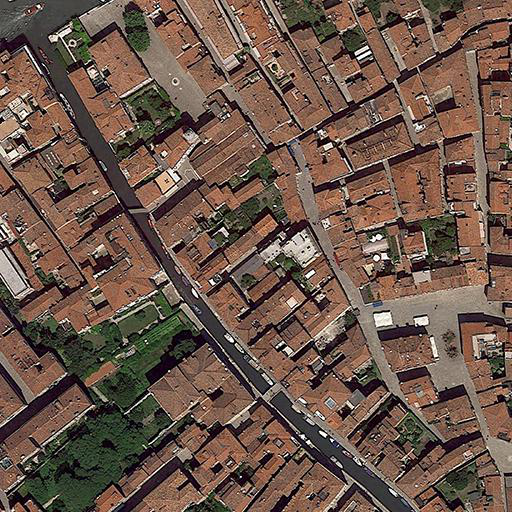
#> input picture image segmentation/img5.png, 512 x 512 px, found by its file name
$ python Clustering_based_Image_Segmentation.py
#> lines starting #> are read from the running program, lines starting #| are printed output that depends on the picture
import cv2
import numpy as np

# Read the original image
original_image = cv2.imread('../img5.png')
#> original_image is the input picture: shape (512, 512, 3); mean B, G, R 74.6, 86.5, 108.3

# Read the image for clustering segmentation
image = cv2.imread('../img5.png')

# Reshape the image to a 2D array of pixels
pixels = image.reshape((-1, 3))

# Convert to float32
pixels = np.float32(pixels)

# Define criteria and apply kmeans()
criteria = (cv2.TERM_CRITERIA_EPS + cv2.TERM_CRITERIA_MAX_ITER, 100, 0.2)
k = 3  # Number of clusters
_, labels, centers = cv2.kmeans(pixels, k, None, criteria, 10, cv2.KMEANS_RANDOM_CENTERS)
#> centers = [[157.3, 169.8, 189.4], [29.26, 34.66, 44.63], [85.17, 101.3, 131.7]]

# Convert back to 8-bit values
centers = np.uint8(centers)
#> centers = [[157, 169, 189], [29, 34, 44], [85, 101, 131]]
segmented_image = centers[labels.flatten()]

# Reshape back to the original image dimensions
segmented_image = segmented_image.reshape(image.shape)
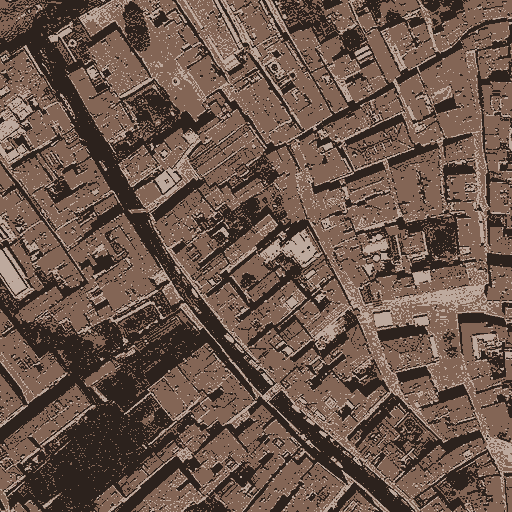
#> segmented_image: shape (512, 512, 3); mean B, G, R 74.4, 86, 107.7

# Convert segmented image to 3 channels for display
segmented_image_colored = cv2.cvtColor(segmented_image, cv2.COLOR_BGR2RGB)

# Create a black strip to add a gap
gap = np.zeros((original_image.shape[0], 40, 3), dtype=np.uint8)

# Display the original and segmented images with a gap in between
combined_image = cv2.hconcat([original_image, gap, segmented_image_colored])
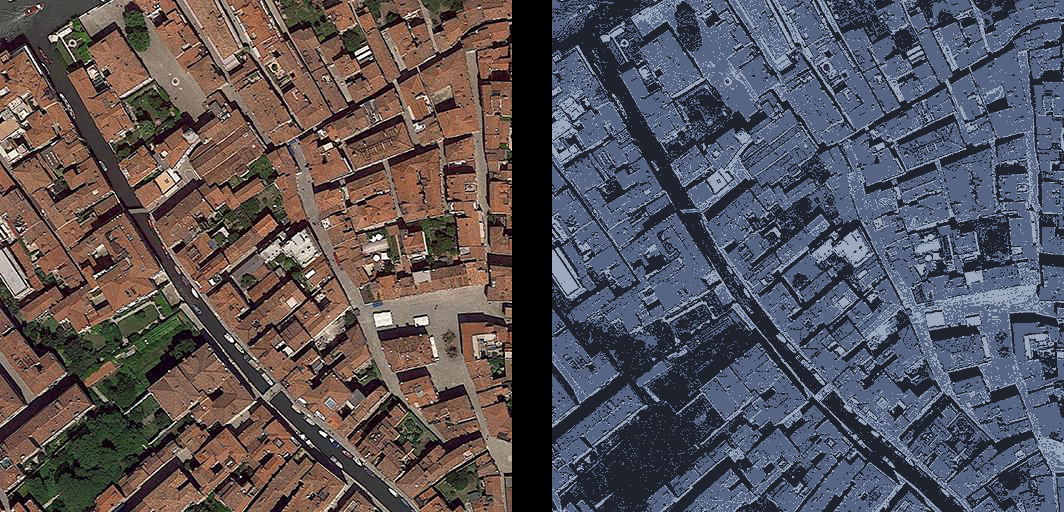
#> combined_image: shape (512, 1064, 3); mean B, G, R 87.7, 83, 87.9
cv2.imshow('Original vs Clustering Segmented', combined_image)
cv2.waitKey(0)
cv2.destroyAllWindows()

$ run again, with image segmentation/img1.png copied over image segmentation/img5.png
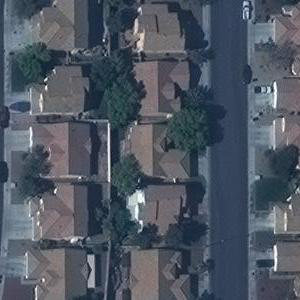
#> input picture image segmentation/img1.png, 300 x 300 px, found by its file name
#> original_image is the input picture: shape (300, 300, 3); mean B, G, R 98.9, 86.8, 78.4
#> `_, labels, centers = cv2.kmeans(pixels, k, None, criteria, 10, cv2.KME..`: centers = [[185.4, 177.7, 171], [119.6, 110.9, 108.1], [79.08, 64.35, 51.84]]
#> `centers = np.uint8(centers)`: centers = [[185, 177, 171], [119, 110, 108], [79, 64, 51]]
#> `segmented_image = segmented_image.reshape(image.shape)`:
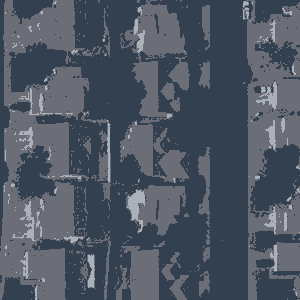
#> segmented_image: shape (300, 300, 3); mean B, G, R 98.6, 86.2, 77.9
#> `combined_image = cv2.hconcat([original_image, gap, segmented_image_col..`:
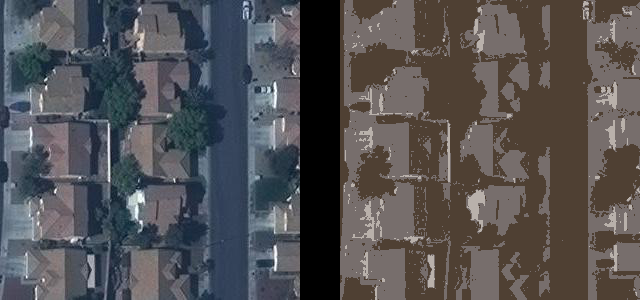
#> combined_image: shape (300, 640, 3); mean B, G, R 82.9, 81.1, 83

$ run again, with image segmentation/img2.png copied over image segmentation/img5.png
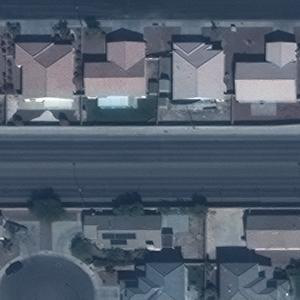
#> input picture image segmentation/img2.png, 300 x 300 px, found by its file name
#> original_image is the input picture: shape (300, 300, 3); mean B, G, R 109.7, 94.6, 82.9
#> `_, labels, centers = cv2.kmeans(pixels, k, None, criteria, 10, cv2.KME..`: centers = [[86.01, 68.81, 53.89], [166.2, 156.5, 153.1], [119.5, 105, 94.31]]
#> `centers = np.uint8(centers)`: centers = [[86, 68, 53], [166, 156, 153], [119, 105, 94]]
#> `segmented_image = segmented_image.reshape(image.shape)`:
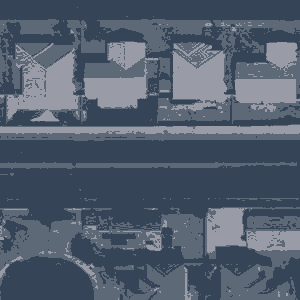
#> segmented_image: shape (300, 300, 3); mean B, G, R 109.5, 94, 82.3
#> `combined_image = cv2.hconcat([original_image, gap, segmented_image_col..`:
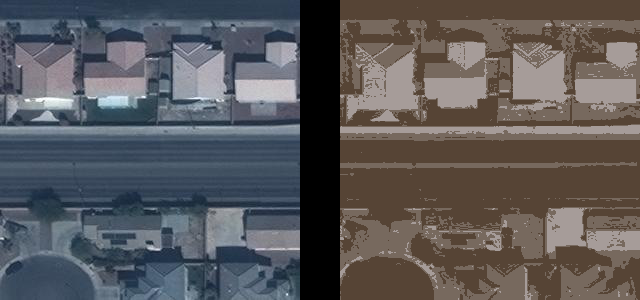
#> combined_image: shape (300, 640, 3); mean B, G, R 90, 88.4, 90.2

$ run again, with image segmentation/img3.png copied over image segmentation/img5.png
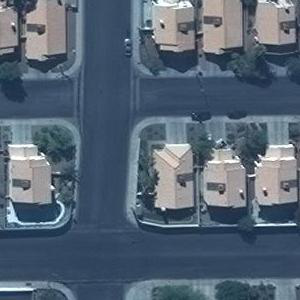
#> input picture image segmentation/img3.png, 300 x 300 px, found by its file name
#> original_image is the input picture: shape (300, 300, 3); mean B, G, R 117.1, 101.1, 86.1
#> `_, labels, centers = cv2.kmeans(pixels, k, None, criteria, 10, cv2.KME..`: centers = [[95.46, 74.91, 56.06], [183.5, 182.8, 183.7], [147, 136.3, 124.4]]
#> `centers = np.uint8(centers)`: centers = [[95, 74, 56], [183, 182, 183], [147, 136, 124]]
#> `segmented_image = segmented_image.reshape(image.shape)`:
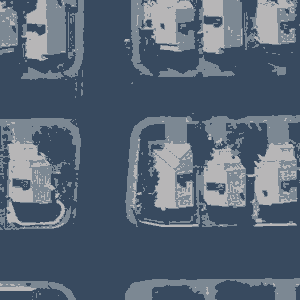
#> segmented_image: shape (300, 300, 3); mean B, G, R 116.8, 100.3, 85.9
#> `combined_image = cv2.hconcat([original_image, gap, segmented_image_col..`:
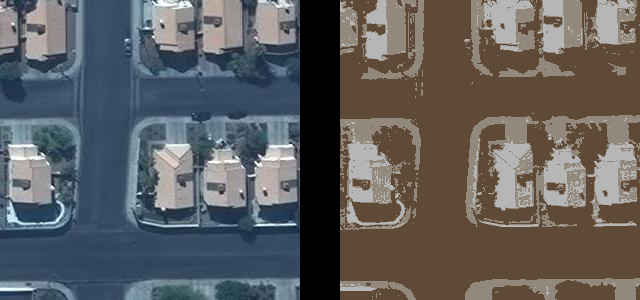
#> combined_image: shape (300, 640, 3); mean B, G, R 95.2, 94.4, 95.1
